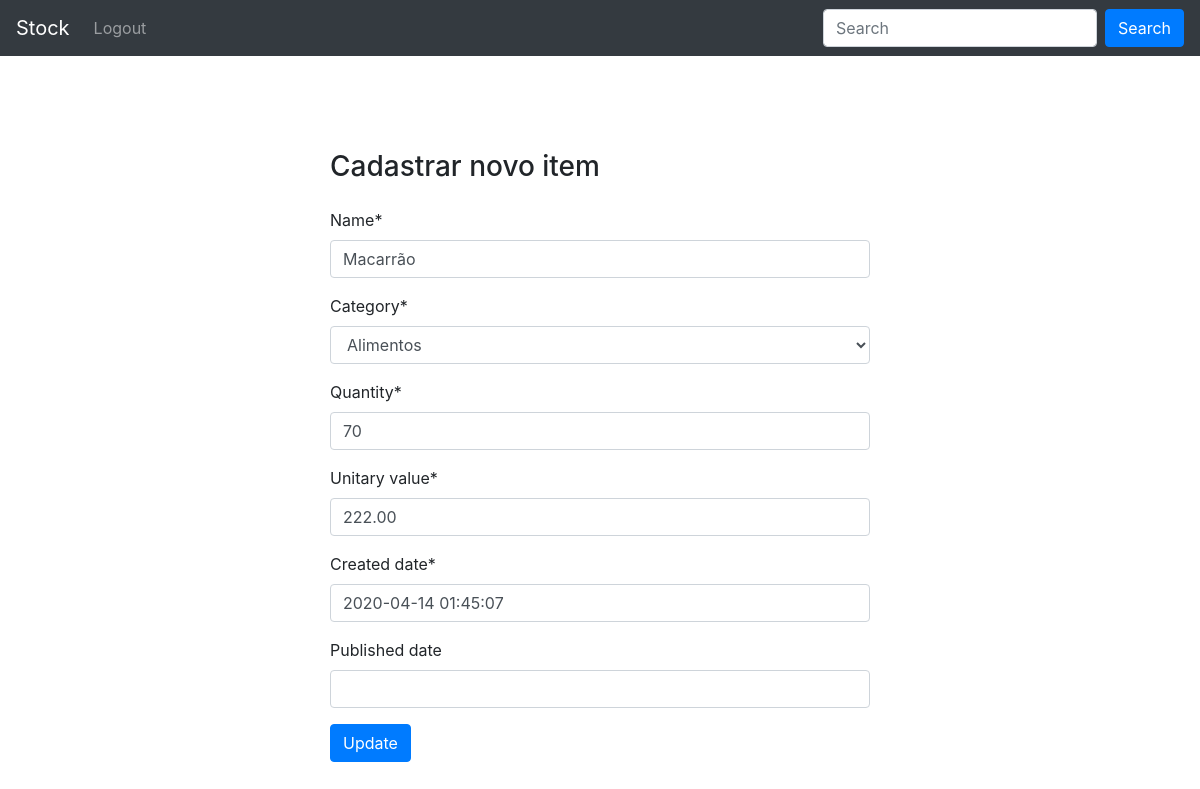
/stock/7/edit/ (signed in), run on the app's committed database.
### stock_control/models.py (models this page shows, shortened)
class Stock(models.Model):
    name = models.CharField(max_length=100)
    category = models.ForeignKey(
        Category, null=True, on_delete=models.SET_NULL
    )
    quantity = models.IntegerField()
    unitary_value = models.DecimalField(max_digits=5, decimal_places=2)
    created_date = models.DateTimeField(default=timezone.now)
    published_date = models.DateTimeField(blank=True, null=True)
    class Meta:
        verbose_name = 'Stock'
        verbose_name_plural = 'Stocks'
        ordering=['id']

class Category(models.Model):
    name = models.CharField(max_length=100)
    description = models.CharField(max_length=200)
    class Meta:
        verbose_name = 'Category'
        verbose_name_plural = 'Categories'
    def __str__(self):
        return self.name

### stock_control/views.py (the view)
# urls.py: path('stock/<int:pk>/edit/', StockUpdate.as_view(), name='stock_edit'),
@method_decorator(login_required, name='dispatch')
class StockUpdate(UpdateView):
    form_class = StockForm
    model = Stock
    template_name = 'stock_control/stock_edit.html'
    success_url = reverse_lazy('stock_list')

### stock_control/forms.py
class StockForm(forms.ModelForm):
    class Meta:
        model = Stock
        fields = '__all__'

### stock_control/templates/stock_control/stock_edit.html (shortened to what this page needs)
{% extends 'stock_control/base.html' %}
{% block container %}
{% load crispy_forms_tags %}
  <div class="container">
    <div class="row">
      <div class="col-3">
      </div>
      <div class="col-6 stylesheet formCategory">
        <form method="POST" class="post-form" style="width: 100%;">
          <h3 class="mb-4">Cadastrar novo item</h3>
          {{ form|crispy }}
          <button type="submit" class="save btn btn-primary">Update</button>
        </form>
      </div>
      <div class="col-3">
      </div>
    </div>
  </div>
{% endblock %}

### stock_control/templates/stock_control/stock_edit.html (style rules this page uses)
.formCategory { height: 100vh; display: flex; align-items: center; justify-content: center; }

### data on the page
Stock: name "Macarrão", category "Alimentos", quantity "70", unitary_value "222.00", created_date "2020-04-14 01:45:07"
